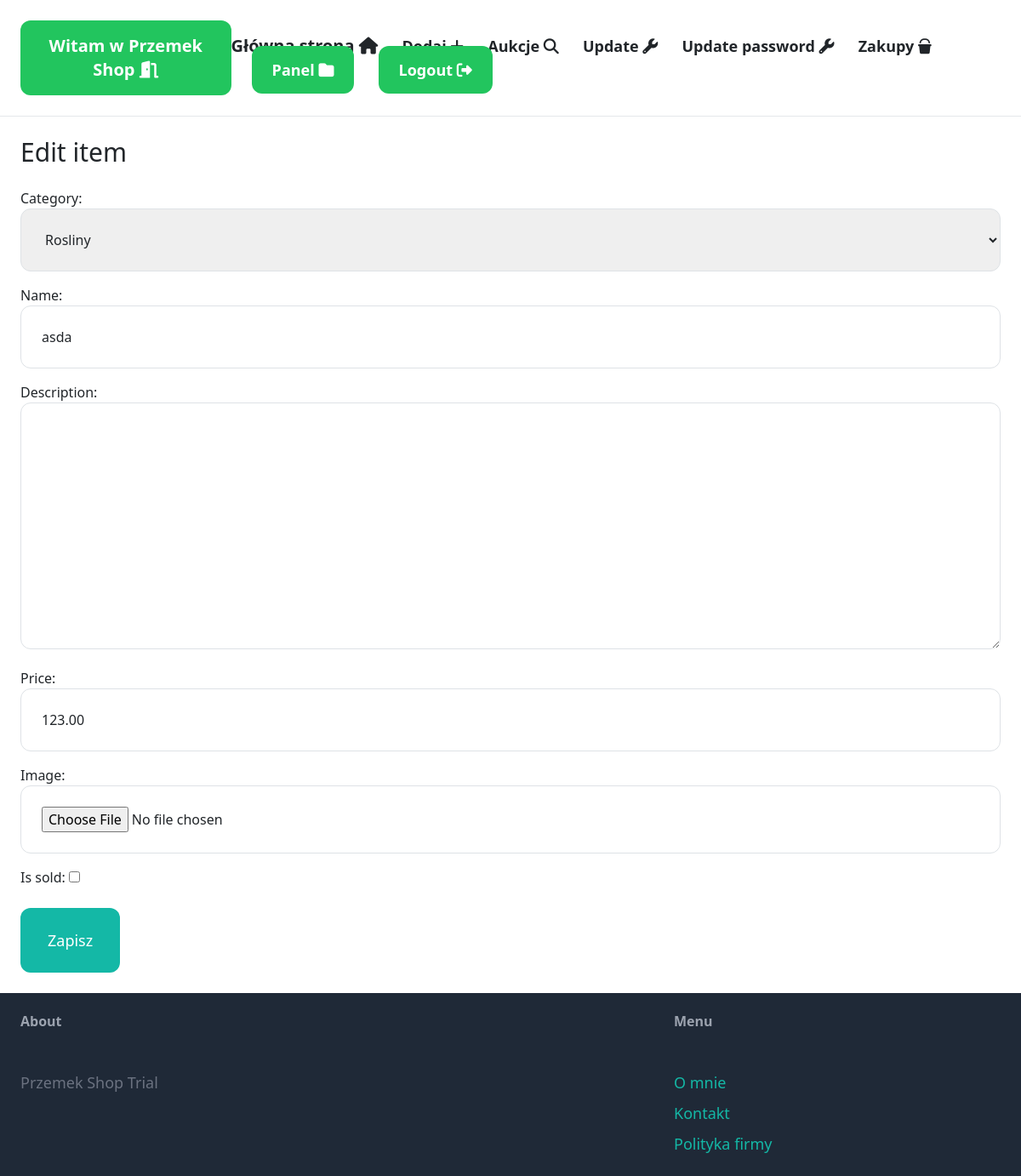
The page /items/4/edit/ (signed in) on the database as committed earlier.
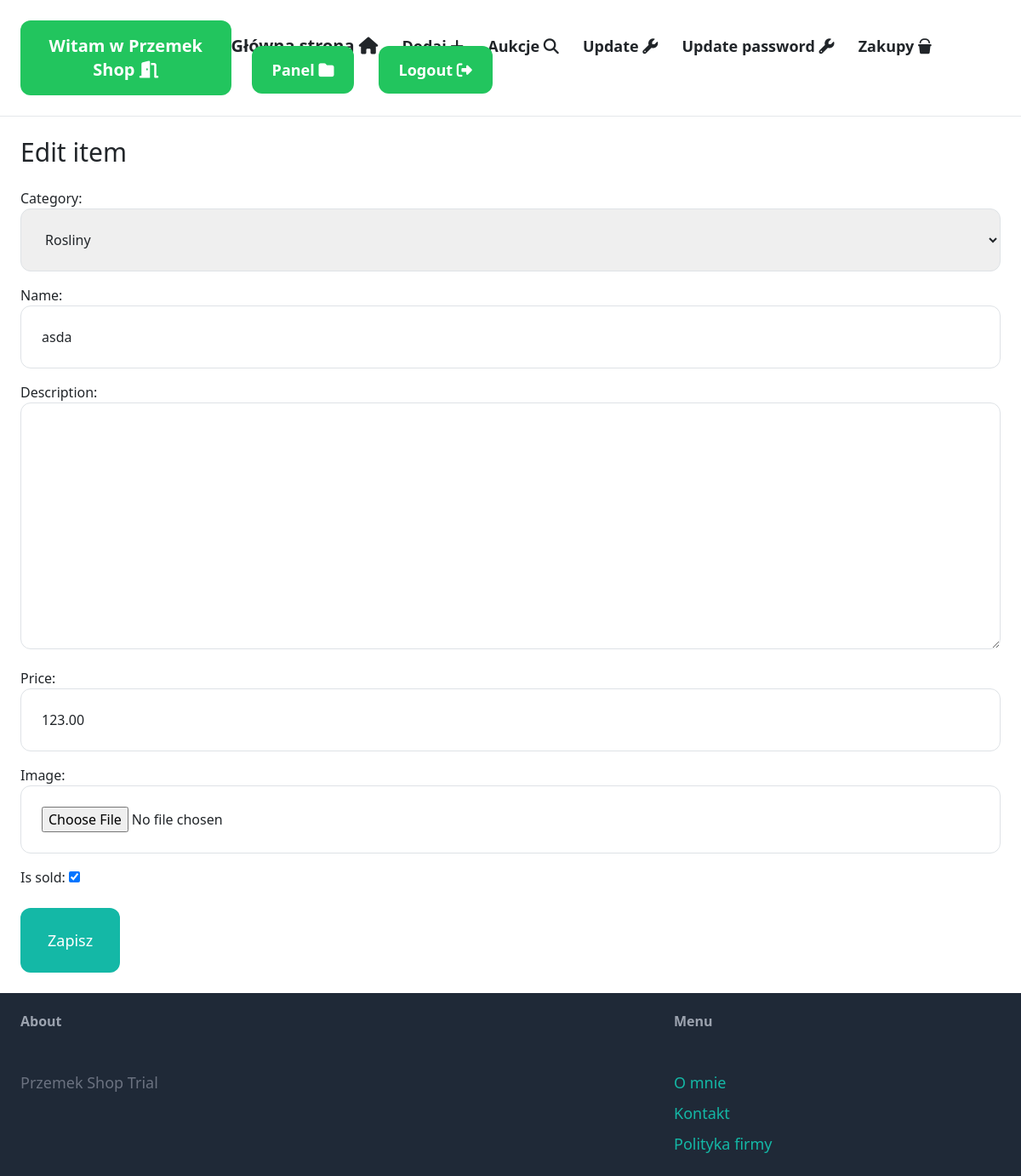
The same page on the database as committed later.
### przedmioty/models.py (models this page shows, shortened)
class Item(models.Model):
    category = models.ForeignKey(Category, related_name='items', on_delete=models.CASCADE)
    name = models.CharField(max_length=255)
    description = models.TextField(blank=True, null=True)
    price = models.DecimalField(max_digits=12,decimal_places=2)
    min_price = models.FloatField(null=True, blank=True)
    image = models.ImageField(upload_to='item_images', blank=True, null=True)
    is_sold = models.BooleanField(default=False)
    created_by = models.ForeignKey(CustomUser, related_name='items', on_delete=models.CASCADE)
    created_at = models.DateTimeField(auto_now_add=True)

### przedmioty/views.py (the view)
# urls.py: path('<int:pk>/edit/', views.edit, name='edit'),
@login_required
def edit(request, pk):
    item = get_object_or_404(Item, pk=pk, created_by=request.user)
    if request.method == 'POST':
        form = EditItemForm(request.POST, request.FILES, instance=item)
        if form.is_valid():
            form.save()
            return redirect('item:detail', pk=item.id)
    else:
        form = EditItemForm(instance=item)
    return render(request, 'item/form.html', {
        'form': form,
        'title': 'Edit item',
    })

### przedmioty/forms.py
class EditItemForm(forms.ModelForm):
    class Meta:
        model = Item
        fields = ('category', 'name', 'description', 'price', 'image', 'is_sold')
        widgets = {
            'category': forms.Select(attrs={'class': INPUT_CLASSES}),
            'name': forms.TextInput(attrs={'class': INPUT_CLASSES}),
            'description': forms.Textarea(attrs={'class': INPUT_CLASSES}),
            'price': forms.TextInput(attrs={'class': INPUT_CLASSES}),
            'image': forms.FileInput(attrs={'class': INPUT_CLASSES})
        }

### przedmioty/models.py (called while the page is built)
    def __str__(self):
        return self.name

### przedmioty/templates/item/form.html (shortened to what this page needs)
{% extends 'base.html' %}
{% block content %}
<h1 class="mb-6 text-3xl">{{ title }}</h1>
<form method="post" action="." enctype="multipart/form-data">
    <div class="space-y-4">
        {{ form.as_p }}
    </div>
    <button class="mt-6 py-4 px-8 text-lg bg-teal-500 hover:bg-teal-700 rounded-xl text-white">Zapisz</button>
</form>
{% endblock %}

Rows that differ between the two databases and show on the page:
changed Item "Rosliny": is_sold "☐" → "☑"
